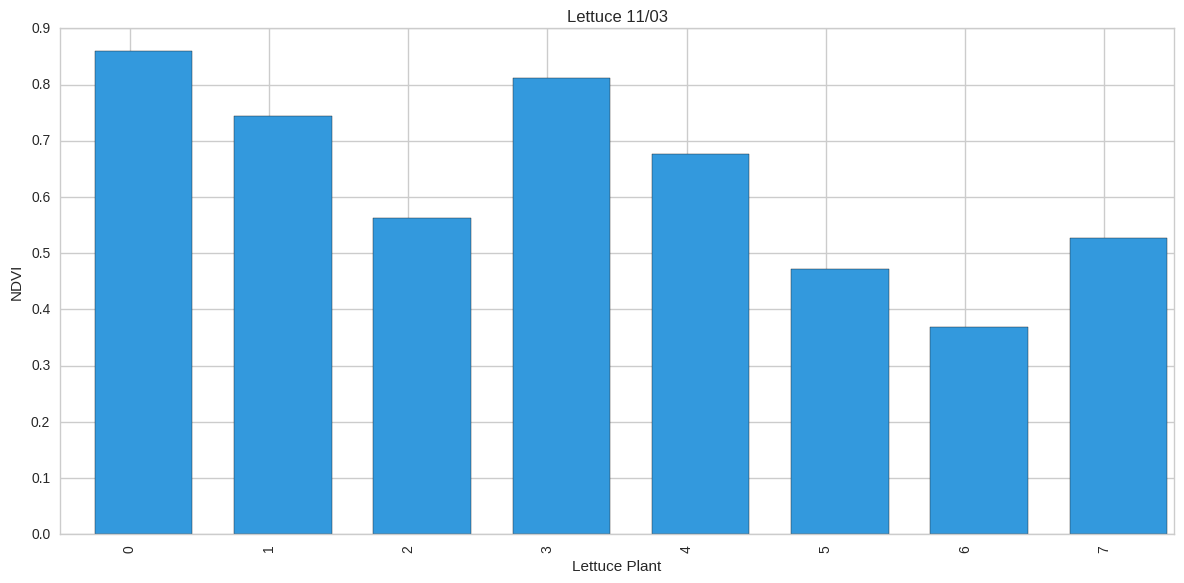
#> input picture data/NDVI/Lettuce_2016-11-03.png, 1184 x 583 px
$ python tile.py ../../data/NDVI/Lettuce_2016-11-03.png   (older library calls are emulated)
#> lines starting #> are read from the running program, lines starting #| are printed output that depends on the picture
#
# Tiles multiple input images into tiles where all tiles are from the same coordinates.
# Requires all input images to be georeferenced and of the same dimensions.
#
# Usage: python tile.py <image_0> <image_1> ... <image_n>
#

import numpy as np
import os
import sys
from PIL import Image
from random import randint
from scipy.misc import imsave
from sklearn.feature_extraction.image import extract_patches_2d

patch_size = 56

if __name__ == "__main__":
    for i in range(len(sys.argv) - 1):
        dir_name = "tiles_{}".format(i)
        if not os.path.exists(dir_name):
            os.makedirs(dir_name)
        img = np.asarray(Image.open(sys.argv[i + 1]), dtype=np.uint8)
#> img is the input picture: shape (583, 1184, 4); mean R, G, B, A 171.9, 212.3, 239.2, 255
        h, w = img.shape[:2]
#> h = 583; w = 1184

        for j in range((h // patch_size) - 1):
            for k in range((w // patch_size) - 1):
                imsave("{}/{}_{}.png".format(dir_name, j, k), img[patch_size*j:patch_size*(j+1), patch_size*k:patch_size*(k+1)])
#> this loop made 9 passes
#> pass 1, `imsave("{}/{}_{}.png".format(dir_name, j, k), img[patch_size*j:patch_s..`:
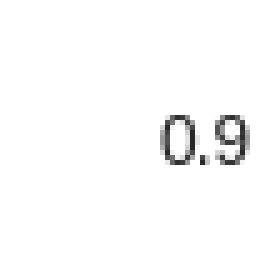
#> saved as 0_0.png: PIL image 56x56 RGBA (shown 5 times larger); mean R, G, B, A 251, 251, 251, 255
#> pass 1, `imsave("{}/{}_{}.png".format(dir_name, j, k), img[patch_size*j:patch_s..`:
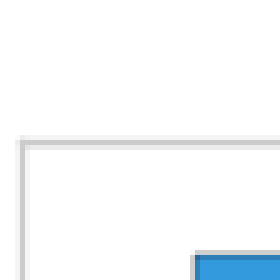
#> saved as 0_1.png: PIL image 56x56 RGBA (shown 5 times larger); mean R, G, B, A 247.1, 249.8, 251.5, 255
#> pass 1, `imsave("{}/{}_{}.png".format(dir_name, j, k), img[patch_size*j:patch_s..`:
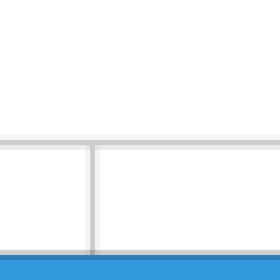
#> saved as 0_2.png: PIL image 56x56 RGBA (shown 5 times larger); mean R, G, B, A 233.9, 242.6, 248.5, 255
#> pass 1, `imsave("{}/{}_{}.png".format(dir_name, j, k), img[patch_size*j:patch_s..`:
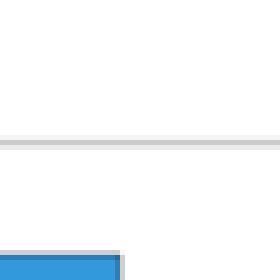
#> saved as 0_3.png: PIL image 56x56 RGBA (shown 5 times larger); mean R, G, B, A 245.3, 249, 251.4, 255

$ run again, on data/NDVI/Lettuce_2016-11-17.png
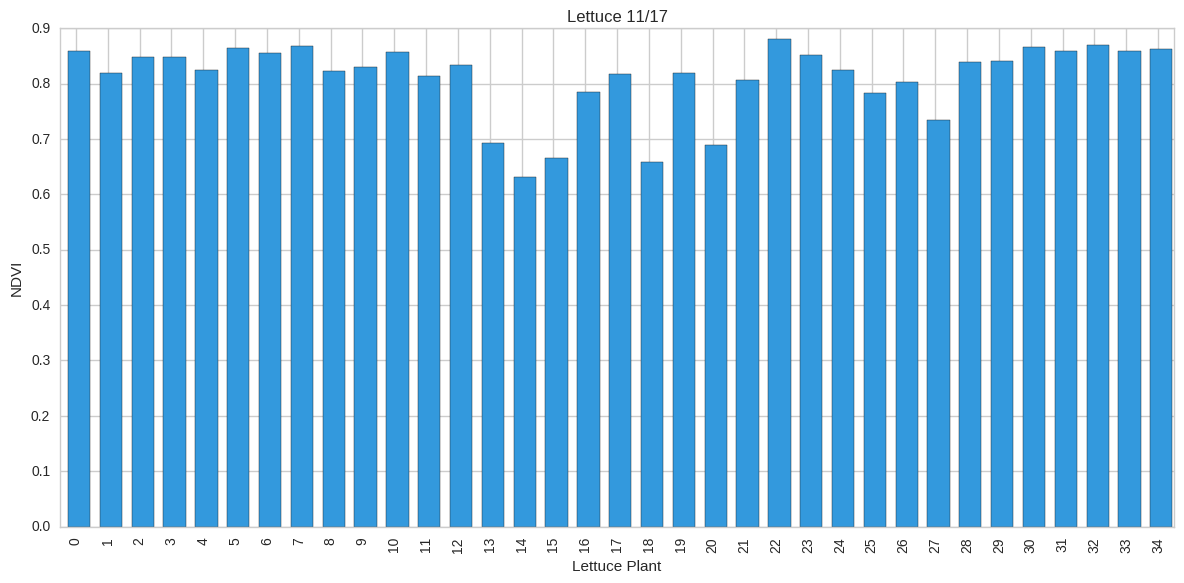
#> input picture data/NDVI/Lettuce_2016-11-17.png, 1184 x 583 px
#> img is the input picture: shape (583, 1184, 4); mean R, G, B, A 147.3, 198.1, 231.9, 255
#> the loop `for j in range((h // patch_size) - 1):` made 9 passes
#> pass 1, `imsave("{}/{}_{}.png".format(dir_name, j, k), img[patch_size*j:patch_s..`:
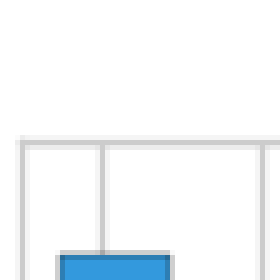
#> saved as 0_1.png: PIL image 56x56 RGBA (shown 5 times larger); mean R, G, B, A 244.3, 247.6, 249.9, 255
#> pass 1, `imsave("{}/{}_{}.png".format(dir_name, j, k), img[patch_size*j:patch_s..`:
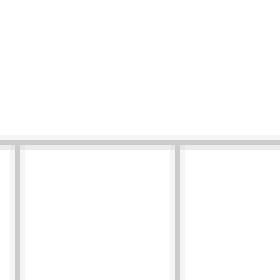
#> saved as 0_3.png: PIL image 56x56 RGBA (shown 5 times larger); mean R, G, B, A 252.4, 252.4, 252.4, 255

$ run again, on data/NDVI/Orange_2016-11-17.png
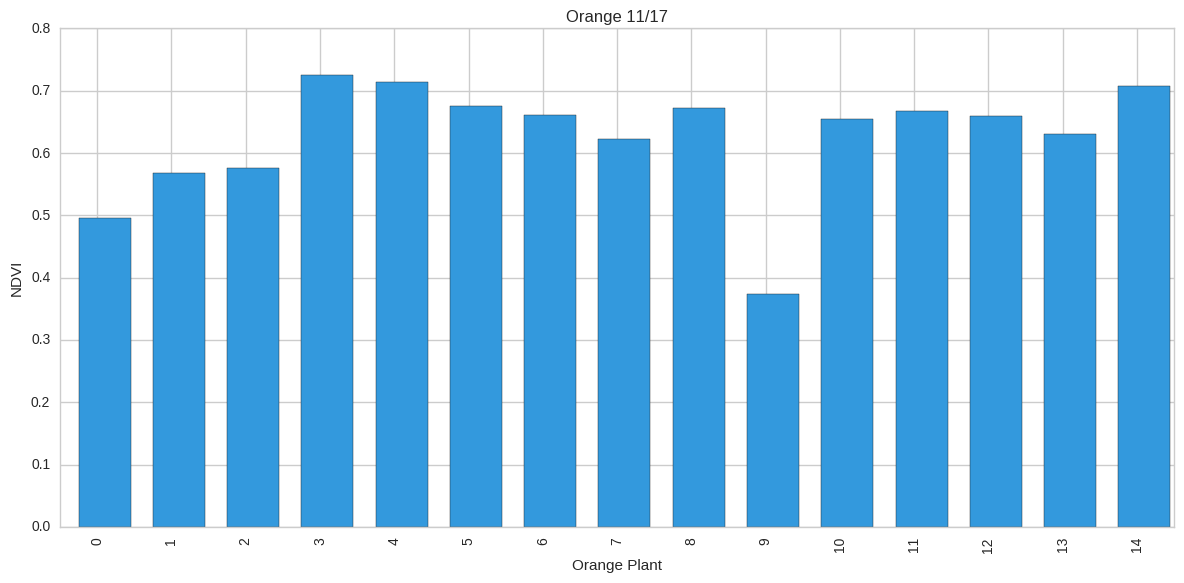
#> input picture data/NDVI/Orange_2016-11-17.png, 1184 x 583 px
#> img is the input picture: shape (583, 1184, 4); mean R, G, B, A 162.6, 207.2, 237, 255
#> the loop `for j in range((h // patch_size) - 1):` made 9 passes
#> pass 1, `imsave("{}/{}_{}.png".format(dir_name, j, k), img[patch_size*j:patch_s..`:
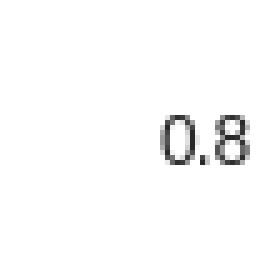
#> saved as 0_0.png: PIL image 56x56 RGBA (shown 5 times larger); mean R, G, B, A 250.9, 250.9, 250.9, 255
#> pass 1, `imsave("{}/{}_{}.png".format(dir_name, j, k), img[patch_size*j:patch_s..`:
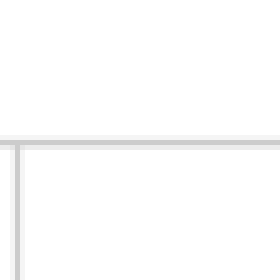
#> saved as 0_3.png: PIL image 56x56 RGBA (shown 5 times larger); mean R, G, B, A 253, 253, 253, 255
